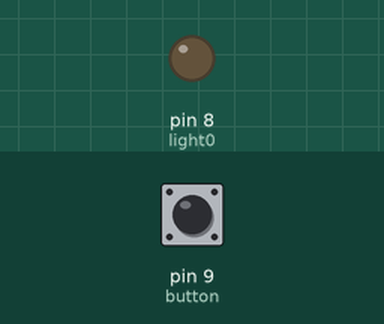
The sketch below on a simulated Arduino Uno, built with avr-gcc and run on an emulated ATmega328P. Shown: output pins drawn as LEDs (lit = HIGH). Dashed ring = blinking. The test bench sets the inputs (shaded band); at power-on: pin 9 (button) LOW.

Above: at 1.2 s.
1.3 s: pin 9 (button) pulled HIGH for 3.2 s
At 2.1 s:
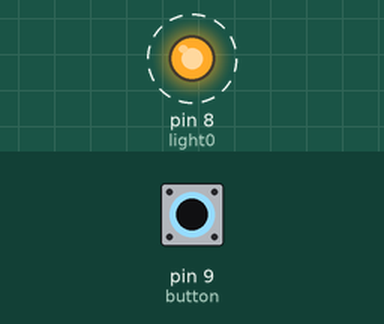
Timing chart, 0 to 5.8 s (numbered marks = the images above; inputs shaded):
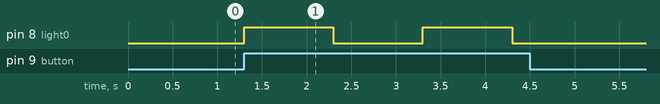

The sketch:

HelloWorld.ino
```cpp
//Shreyas V
//ECE1895
//Assignment 8 Hello World
//LED1

//Button pin mapping
int button = 9;

//Light pin mapping
int light0 = 8;

void setup() {
//LED Output

  pinMode(8, OUTPUT);

//Button Input
  pinMode(9, INPUT);

}

void loop() {

  //wait for button Click

  if(digitalRead(button)==HIGH)
  {

  digitalWrite(light0, HIGH);   // turn the LED on (HIGH is the voltage level)
  delay(1000);                       // wait for a second
  digitalWrite(light0, LOW);    // turn the LED off by making the voltage LOW
  delay(1000);

  }

//if no button click, LED is off
else
{
digitalWrite(light0, LOW);
}
}

/*

This is my change to the file!

*/

/*
This is Ziyi Yang's comments!
*/

/*
This is Patrick D's comment!
*/
```

Measured:
- after the input at 1.3 s, pin 8 (light0): alternates HIGH for 1.0 s and LOW for 1.0 s, 4 changes in all, then stays LOW, starting at once
